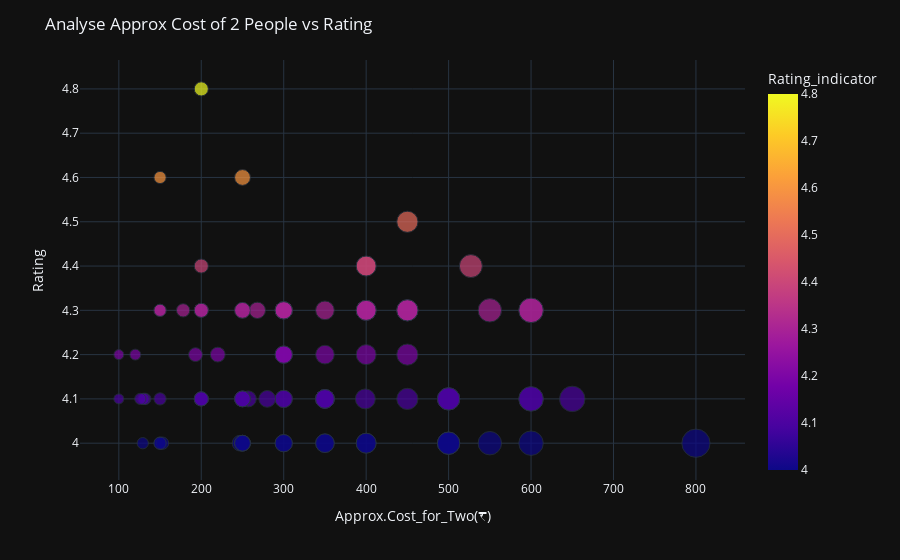

Source (notebook cell):
### Code cell
fig=px.scatter(
    x=df_higest_rating["Cost_for_Two"],
    y=df_higest_rating["Rating"],
    color=df_higest_rating["Rating"],
    size=df_higest_rating["Cost_for_Two"],
labels={
    "x":"Approx.Cost_for_Two(₹)",
    "y":"Rating",
    "color":"Rating_indicator"
},
)
fig.update_layout(
    template="plotly_dark",
    title="Analyse Approx Cost of 2 People vs Rating",
)
fig.show()

### Figure 1 — Plotly figure (JSON) as saved in the notebook; plotly's stock layout.template omitted (floating-point values rounded to 4 significant figures)
{"data": [{"hovertemplate": "Approx.Cost_for_Two(₹)=%{x}<br>Rating=%{y}<br>size=%{marker.size}<br>Rating_indicator=%{marker.color}<extra></extra>", "legendgroup": "", "marker": {"color": [4.1, 4.1, 4.2, 4, 4.4, 4.1, 4.2, 4.1, 4.1, 4.1, 4.1, 4.2, 4.1, 4.1, 4.3, 4, 4.1, 4.4, 4.3, 4, 4.3, 4.4, 4.5, 4.6, 4.3, 4.1, 4.1, 4, 4.1, 4, 4.2, 4.2, 4, 4.1, 4, 4.1, 4, 4, 4, 4.3, 4, 4, 4.3, 4.3, 4.3, 4.8, 4.1, 4.2, 4.3, 4, 4.1, 4, 4.2, 4.3, 4.3, 4.4, 4.2, 4.3, 4, 4, 4.6, 4, 4.3, 4.3, 4, 4.1, 4, 4, 4.3, 4.1, 4.1, 4.2, 4.3, 4.1, 4.1, 4.1, 4.1, 4.1, 4.1, 4.1, 4.1, 4.3, 4.2, 4.3, 4.3, 4.3, 4.3, 4.1, 4, 4.3, 4.1], "coloraxis": "coloraxis", "size": [100, 200, 450, 250, 400, 500, 300, 500, 300, 250, 450, 300, 350, 600, 400, 500, 399, 200, 300, 247, 450, 527, 450, 250, 250, 132, 650, 300, 130, 150, 300, 220, 500, 350, 400, 350, 153, 350, 550, 300, 250, 250, 400, 150, 178, 200, 350, 350, 300, 129, 500, 150, 400, 550, 450, 400, 120, 600, 400, 500, 150, 350, 150, 268, 300, 257, 600, 800, 400, 250, 300, 193, 200, 600, 200, 150, 350, 126, 200, 250, 250, 600, 100, 200, 350, 450, 300, 200, 250, 250, 280], "sizemode": "area", "sizeref": 2, "symbol": "circle"}, "mode": "markers", "name": "", "orientation": "v", "showlegend": false, "type": "scatter", "x": [100, 200, 450, 250, 400, 500, 300, 500, 300, 250, 450, 300, 350, 600, 400, 500, 399, 200, 300, 247, 450, 527, 450, 250, 250, 132, 650, 300, 130, 150, 300, 220, 500, 350, 400, 350, 153, 350, 550, 300, 250, 250, 400, 150, 178, 200, 350, 350, 300, 129, 500, 150, 400, 550, 450, 400, 120, 600, 400, 500, 150, 350, 150, 268, 300, 257, 600, 800, 400, 250, 300, 193, 200, 600, 200, 150, 350, 126, 200, 250, 250, 600, 100, 200, 350, 450, 300, 200, 250, 250, 280], "xaxis": "x", "y": [4.1, 4.1, 4.2, 4, 4.4, 4.1, 4.2, 4.1, 4.1, 4.1, 4.1, 4.2, 4.1, 4.1, 4.3, 4, 4.1, 4.4, 4.3, 4, 4.3, 4.4, 4.5, 4.6, 4.3, 4.1, 4.1, 4, 4.1, 4, 4.2, 4.2, 4, 4.1, 4, 4.1, 4, 4, 4, 4.3, 4, 4, 4.3, 4.3, 4.3, 4.8, 4.1, 4.2, 4.3, 4, 4.1, 4, 4.2, 4.3, 4.3, 4.4, 4.2, 4.3, 4, 4, 4.6, 4, 4.3, 4.3, 4, 4.1, 4, 4, 4.3, 4.1, 4.1, 4.2, 4.3, 4.1, 4.1, 4.1, 4.1, 4.1, 4.1, 4.1, 4.1, 4.3, 4.2, 4.3, 4.3, 4.3, 4.3, 4.1, 4, 4.3, 4.1], "yaxis": "y"}], "layout": {"autosize": true, "coloraxis": {"colorbar": {"title": {"text": "Rating_indicator"}}, "colorscale": [[0, "#0d0887"], [0.1111, "#46039f"], [0.2222, "#7201a8"], [0.3333, "#9c179e"], [0.4444, "#bd3786"], [0.5556, "#d8576b"], [0.6667, "#ed7953"], [0.7778, "#fb9f3a"], [0.8889, "#fdca26"], [1, "#f0f921"]]}, "legend": {"itemsizing": "constant", "tracegroupgap": 0}, "margin": {"t": 60}, "title": {"text": "Analyse Approx Cost of 2 People vs Rating"}, "xaxis": {"anchor": "y", "autorange": true, "domain": [0, 1], "range": [54.81, 854.7], "title": {"text": "Approx.Cost_for_Two(₹)"}, "type": "linear"}, "yaxis": {"anchor": "x", "autorange": true, "domain": [0, 1], "range": [3.877, 4.887], "title": {"text": "Rating"}, "type": "linear"}}}
